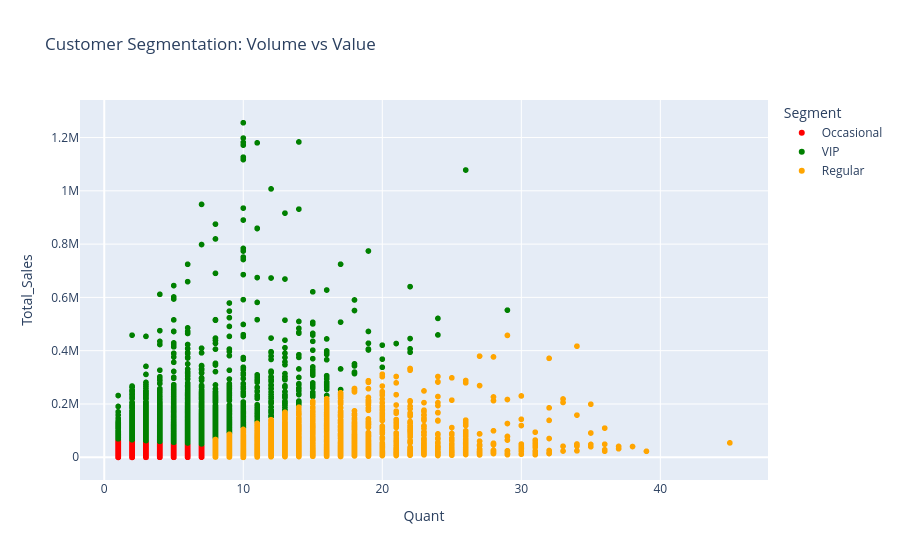

Source (notebook cell):
### Markdown cell above
## 4. Core Implementation: Customer Segmentation
We use **K-Means Clustering** to classify customers into 3 tiers:
1.  **VIP:** High Spend, High Volume.
2.  **Regular:** Average Spend.
3.  **Occasional:** Low Spend.

### Code cell
# Prepare Data: Group by Customer/State
group_col = 'Customer_ID' if 'Customer_ID' in df.columns else 'State'
cust_df = df.groupby(group_col).agg({'Total_Sales':'sum', 'Quant':'sum'}).reset_index()

# Normalize Data
scaler = StandardScaler()
scaled_data = scaler.fit_transform(cust_df[['Total_Sales', 'Quant']])

# Apply K-Means
kmeans = KMeans(n_clusters=3, random_state=42, n_init=10)
cust_df['Cluster'] = kmeans.fit_predict(scaled_data)

# Map Clusters to Business Logic
cluster_avg = cust_df.groupby('Cluster')['Total_Sales'].mean().sort_values().index
cluster_map = {cluster_avg[0]: 'Occasional', cluster_avg[1]: 'Regular', cluster_avg[2]: 'VIP'}
cust_df['Segment'] = cust_df['Cluster'].map(cluster_map)

# Visualization
fig = px.scatter(cust_df, x="Quant", y="Total_Sales", color="Segment", 
                 title="Customer Segmentation: Volume vs Value",
                 color_discrete_map={'Occasional':'red', 'Regular':'orange', 'VIP':'green'})
fig.show()

print("Segment Distribution:")
print(cust_df['Segment'].value_counts())

### Figure 1 — Plotly figure (JSON) as saved in the notebook; plotly's stock layout.template omitted (floating-point values rounded to 4 significant figures; data arrays with more than 128 entries replaced by an {"elided": "..."} marker saying what was removed)
{"data": [{"hovertemplate": "Segment=Occasional<br>Quant=%{x}<br>Total_Sales=%{y}<extra></extra>", "legendgroup": "Occasional", "marker": {"color": "red", "symbol": "circle"}, "mode": "markers", "name": "Occasional", "showlegend": true, "type": "scattergl", "x": {"elided": "77570 int values"}, "xaxis": "x", "y": {"elided": "77570 float values"}, "yaxis": "y"}, {"hovertemplate": "Segment=VIP<br>Quant=%{x}<br>Total_Sales=%{y}<extra></extra>", "legendgroup": "VIP", "marker": {"color": "green", "symbol": "circle"}, "mode": "markers", "name": "VIP", "showlegend": true, "type": "scattergl", "x": {"elided": "7662 int values"}, "xaxis": "x", "y": {"elided": "7662 float values"}, "yaxis": "y"}, {"hovertemplate": "Segment=Regular<br>Quant=%{x}<br>Total_Sales=%{y}<extra></extra>", "legendgroup": "Regular", "marker": {"color": "orange", "symbol": "circle"}, "mode": "markers", "name": "Regular", "showlegend": true, "type": "scattergl", "x": {"elided": "5024 int values"}, "xaxis": "x", "y": {"elided": "5024 float values"}, "yaxis": "y"}], "layout": {"legend": {"title": {"text": "Segment"}, "tracegroupgap": 0}, "title": {"text": "Customer Segmentation: Volume vs Value"}, "xaxis": {"anchor": "y", "domain": [0, 1], "title": {"text": "Quant"}}, "yaxis": {"anchor": "x", "domain": [0, 1], "title": {"text": "Total_Sales"}}}}
